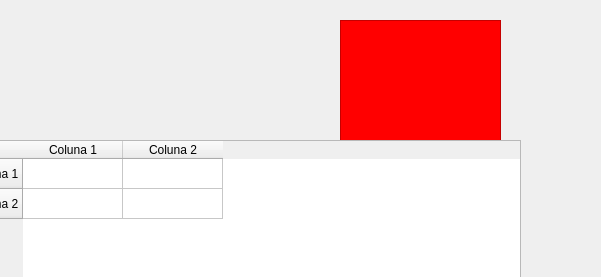
<?xml version="1.0" encoding="UTF-8"?>
<ui version="4.0">
 <class>MainWindow</class>
 <widget class="QMainWindow" name="MainWindow">
  <property name="geometry">
   <rect>
    <x>0</x>
    <y>0</y>
    <width>601</width>
    <height>277</height>
   </rect>
  </property>
  <property name="windowTitle">
   <string>MainWindow</string>
  </property>
  <widget class="QWidget" name="centralwidget">
   <widget class="QFrame" name="frame">
    <property name="geometry">
     <rect>
      <x>340</x>
      <y>20</y>
      <width>161</width>
      <height>121</height>
     </rect>
    </property>
    <property name="styleSheet">
     <string notr="true">background-color: rgb(255, 0, 0);</string>
    </property>
    <property name="frameShape">
     <enum>QFrame::StyledPanel</enum>
    </property>
    <property name="frameShadow">
     <enum>QFrame::Raised</enum>
    </property>
   </widget>
   <widget class="QTableWidget" name="tableWidget">
    <property name="geometry">
     <rect>
      <x>-20</x>
      <y>140</y>
      <width>541</width>
      <height>151</height>
     </rect>
    </property>
    <row>
     <property name="text">
      <string>linha 1</string>
     </property>
    </row>
    <row>
     <property name="text">
      <string>linha 2</string>
     </property>
    </row>
    <column>
     <property name="text">
      <string>Coluna 1</string>
     </property>
    </column>
    <column>
     <property name="text">
      <string>Coluna 2</string>
     </property>
    </column>
   </widget>
  </widget>
 </widget>
 <resources/>
 <connections/>
</ui>
